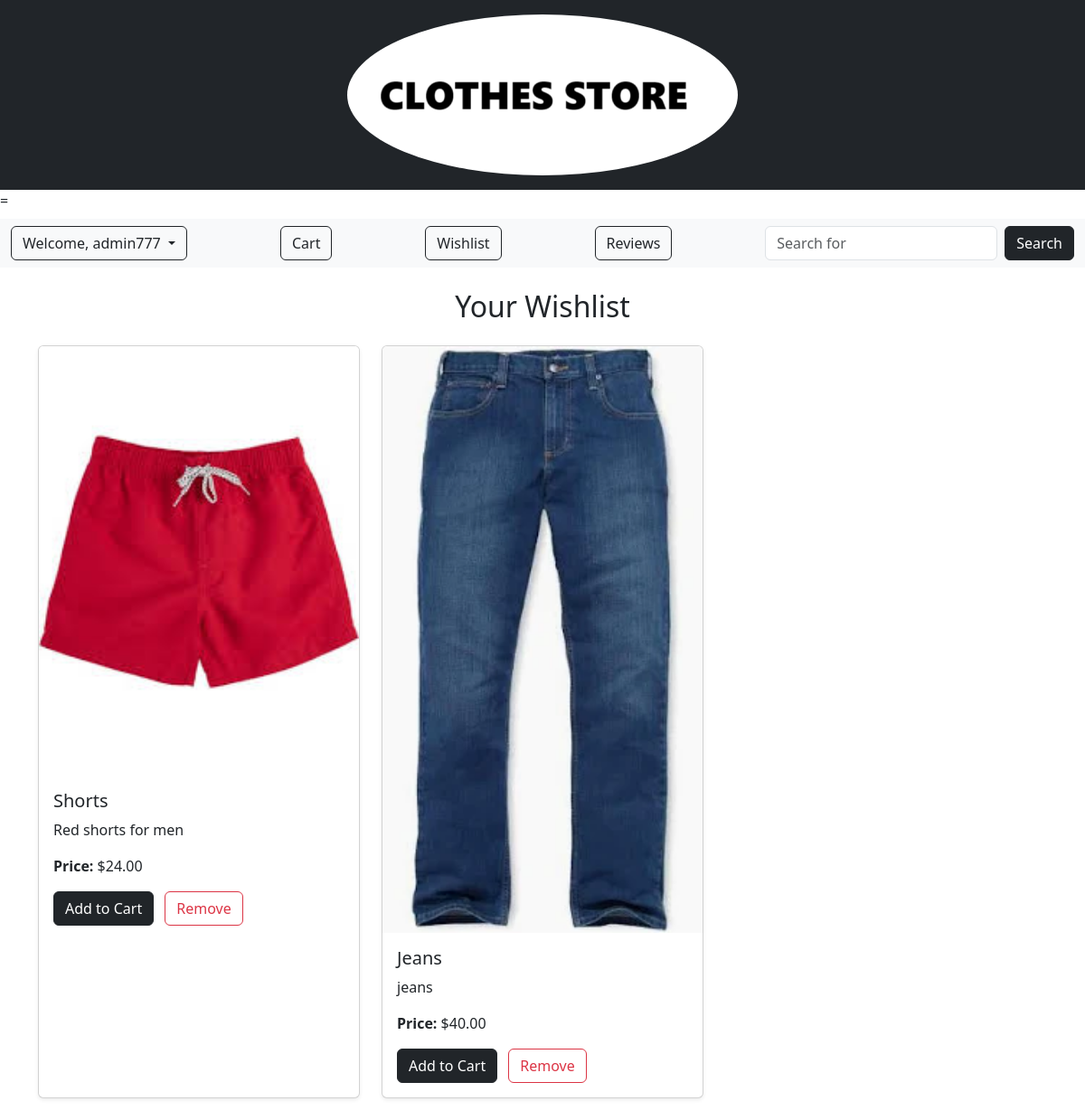
Page /wishlist/ (signed in) on the earlier database version.
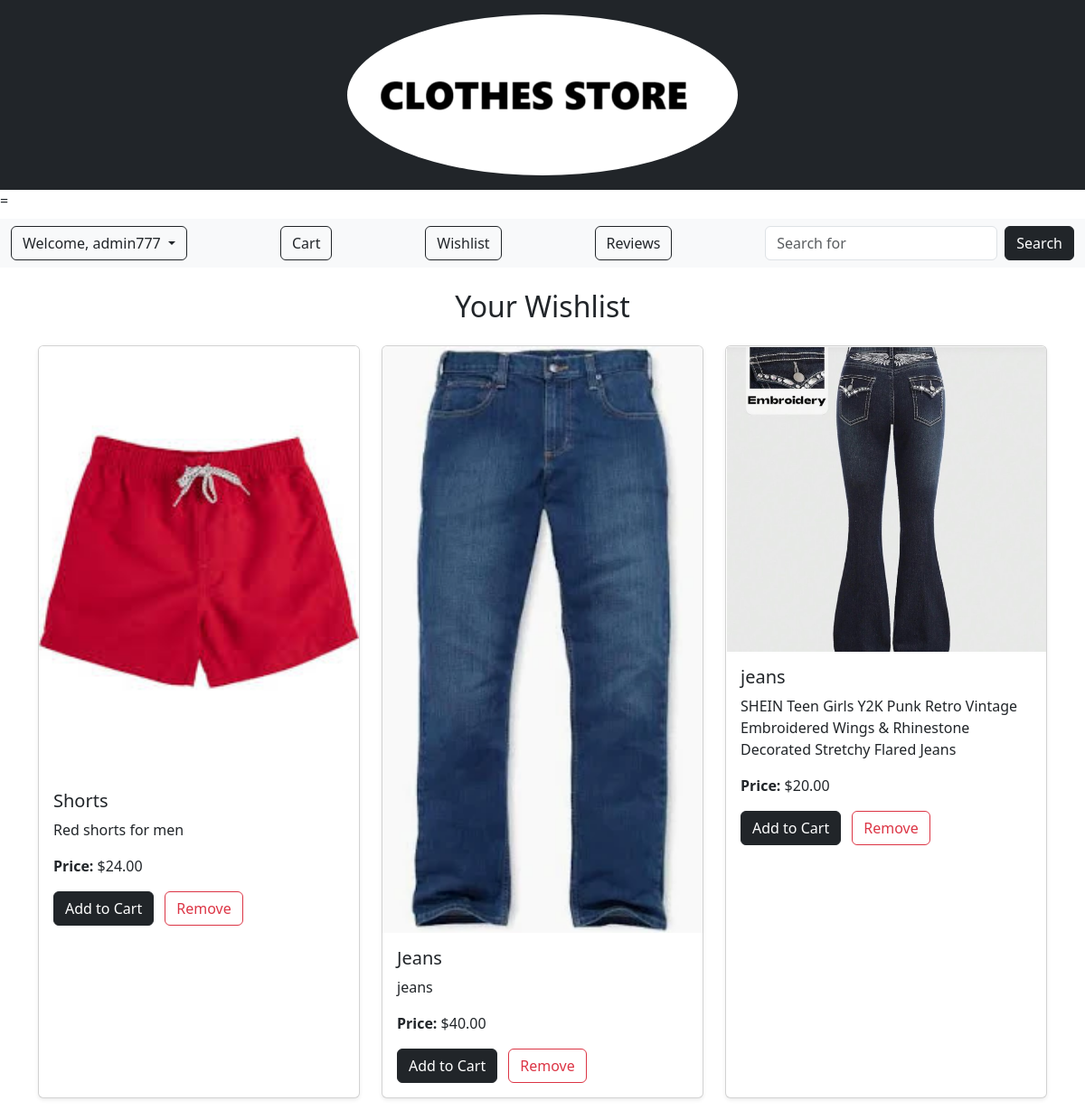
Same page on the later database version.
### wishlist/models.py (models this page shows, shortened)
class Wishlist(models.Model):
    customer = models.ForeignKey(settings.AUTH_USER_MODEL, on_delete=models.CASCADE, related_name='wishlist')
    product = models.ForeignKey(Product, on_delete=models.CASCADE)
    added_at = models.DateTimeField(auto_now_add=True)
    class Meta:
        constraints = [
            models.UniqueConstraint(fields=['customer', 'product'], name='unique_wishlist_item')
        ]

### store/models.py (models this page shows, shortened)
class Product(models.Model):
    name = models.CharField(max_length=255)
    description = models.TextField()
    price = models.DecimalField(max_digits=10, decimal_places=2)
    category = models.ForeignKey(Category, on_delete=models.CASCADE)
    image = models.ImageField(null=True, blank=True)

### wishlist/views.py (the view)
# urls.py: path('', wishlist_view, name='wishlist_view'),
def wishlist_view(request):
    if request.user.is_authenticated:
        wishlist_items = Wishlist.objects.filter(customer=request.user)
        return render(request, 'wishlist.html', {'wishlist_items': wishlist_items})
    else:
        return render(request, 'wishlist.html', {'wishlist_items': [], 'message': 'Please sign in to view your wishlist.'})

### wishlist/templates/wishlist.html (shortened to what this page needs)
{% load static %}
<!DOCTYPE html>
<html lang="en">
<head>
    <link rel="stylesheet" href="{% static 'css/style.css' %}">
    <link href="https://cdn.jsdelivr.net/npm/bootstrap@5.3.3/dist/css/bootstrap.min.css" rel="stylesheet">
</head>
<body>
    <header class="bg-dark text-white py-3">
        <div class="container text-center">
            {% include 'header.html' %}
        </div>
    </header>
=
    {% include 'nav.html' %}
    <div class="container mt-4">
        <h2 class="text-center mb-4">Your Wishlist</h2>
        {% if wishlist_items %}
            <div class="row">
                {% for item in wishlist_items %}
                    <div class="col-md-4 mb-4">
                        <div class="card h-100 shadow-sm">
                            <a href="#">
                                {% if item.product.image %}
                                    <img src="{{ item.product.image.url }}" class="card-img-top" alt="{{ item.product.name }}">
                                {% else %}
                                    <img src="{% static 'images/default.jpg' %}" class="card-img-top" alt="Default Image">
                                {% endif %}
                            </a>
                            <div class="card-body">
                                <h5 class="card-title">{{ item.product.name }}</h5>
                                <p class="card-text">{{ item.product.description|truncatewords:20 }}</p>
                                <p><strong>Price:</strong> ${{ item.product.price }}</p>
                                <a href="{% url 'cart:cart_detail' %}" class="btn btn-dark me-2">Add to Cart</a>
                                <a href="{% url 'wishlist:remove_from_wishlist' item.product.id %}" class="btn btn-outline-danger">Remove</a>
                            </div>
                        </div>
                    </div>
                {% endfor %}
            </div>
        {% endif %}
    </div>
</body>
</html>

Differences in the rows shown:
added Wishlist: product.image (picture), product.name "jeans", product.description "SHEIN Teen Girls Y2K Punk Retro Vintage Embroidered Wings & Rhinestone Decorated Stretchy Flared Jeans", product.price "20.00"
